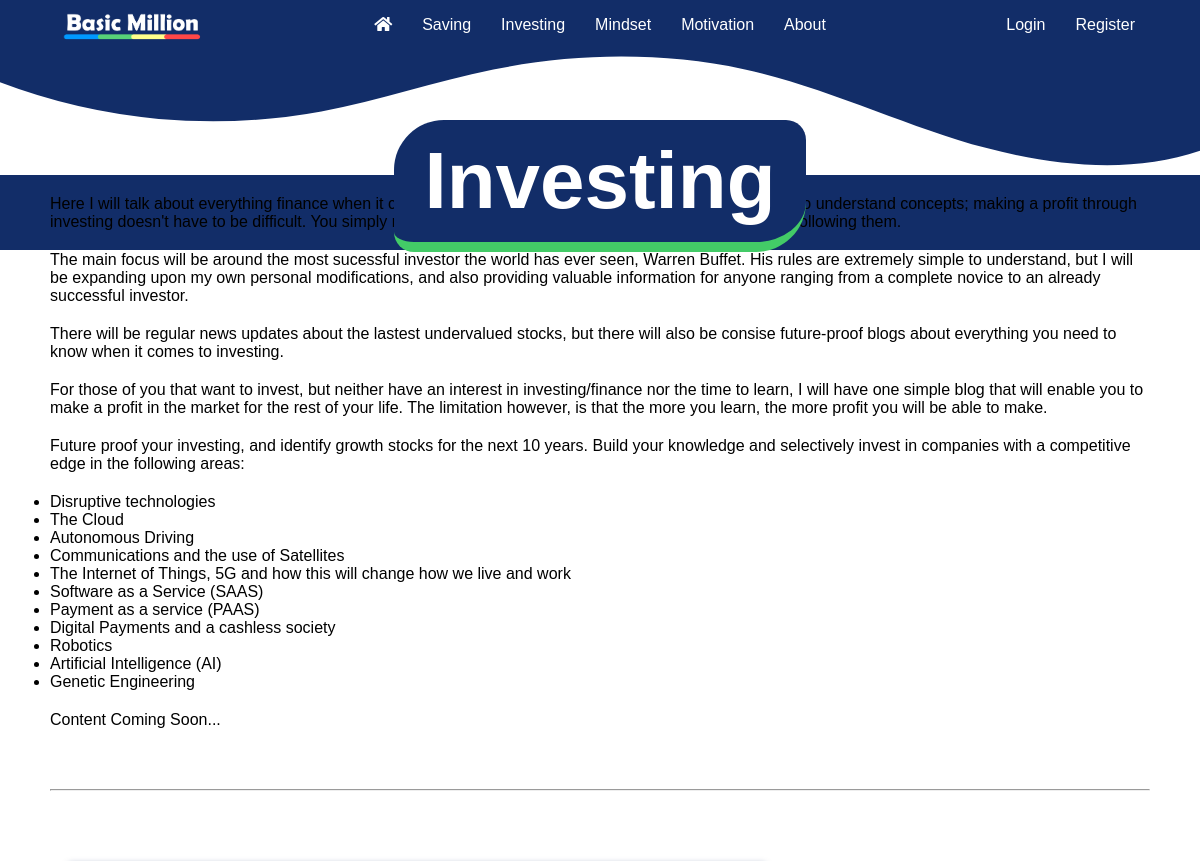
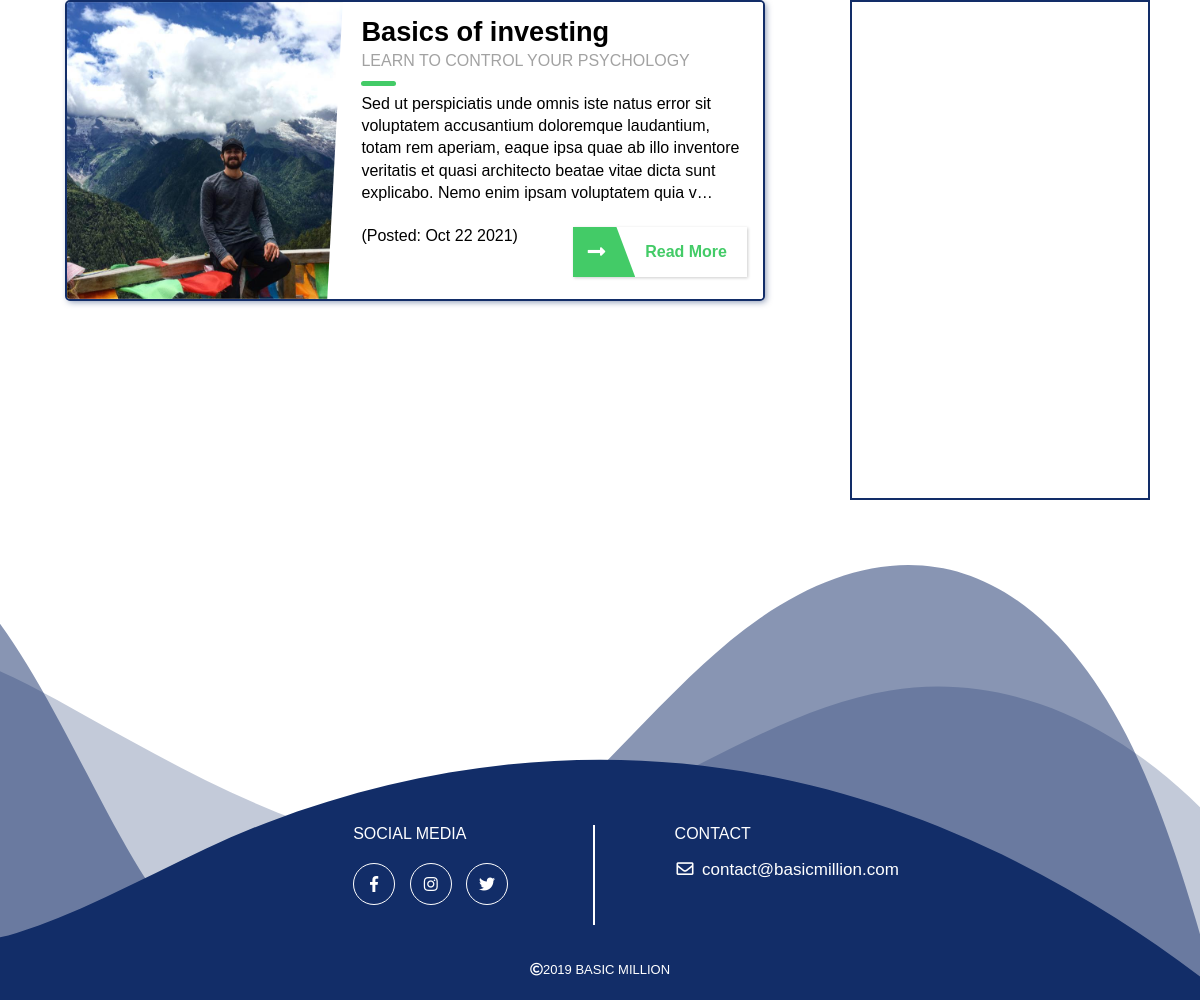
Page /investing/ on the committed database (2 pictures, top to bottom).
### blog/models.py (models this page shows, shortened)
class Post(models.Model):
    header_image = models.ImageField(upload_to='post_images/', null=True, blank=True)
    category = models.ForeignKey(Category, on_delete=models.CASCADE)
    title = models.CharField(max_length=100, default='')
    sub_title = models.CharField(max_length=100, default='')
    slug = models.SlugField(max_length=250, unique=True)
    content = models.TextField()
    seo_title = models.CharField(max_length=250)
    seo_description = models.CharField(max_length=160)
    datetime_posted = models.DateTimeField(default=timezone.now)
    author = models.ForeignKey(User, on_delete=models.CASCADE)
    def date_posted(self):
        return self.datetime_posted.strftime('%b %d %Y')

### blog/views.py (the view)
# urls.py: path('investing/', views.investing, name='blog-investing'),
def investing(request):
    investing_posts = Post.objects.filter(category=2)
    context = {
        'posts': Post.objects.all(),
        'title': 'Investing',
        'investing_posts': investing_posts,
    }
    return render(request, 'blog/investing.html', context)

### blog/templates/blog/investing.html
{% extends "blog/base.html" %}
{% block content %}
<div class="title-container">
  <div class="title" id="investing-title">
    <span>{{ title }}</span>
  </div>
</div>
<div class="intro">
  <p>
    Here I will talk about everything finance when it comes to the market.
    All jargon will be replaced with easy to understand concepts; making a
    profit through investing doesn't have to be difficult. You simply need a
    set of rules, and then an unwavering discipline in following them.
  </p>
  <p>
    The main focus will be around the most sucessful investor the world has
    ever seen, Warren Buffet. His rules are extremely simple to understand,
    but I will be expanding upon my own personal modifications, and also providing
    valuable information for anyone ranging from a complete novice to
    an already successful investor.
  </p>
  <p>
    There will be regular news updates about the lastest undervalued stocks,
    but there will also be consise future-proof blogs about everything you
    need to know when it comes to investing.
  </p>
  <p>
    For those of you that want to invest, but neither have an interest in
    investing/finance nor the time to learn, I will have one simple blog
    that will enable you to make a profit in the market for the rest of your
    life. The limitation however, is that the more you learn, the more profit you
    will be able to make.
  </p>
  <p>
    Future proof your investing, and identify growth stocks for the next 10
    years. Build your knowledge and selectively invest in companies with a
    competitive edge in the following areas:
    <ul>
      <li>Disruptive technologies</li>
      <li>The Cloud</li>
      <li>Autonomous Driving</li>
      <li>Communications and the use of Satellites</li>
      <li>The Internet of Things, 5G and how this will change how we live and work</li>
      <li>Software as a Service (SAAS)</li>
      <li>Payment as a service (PAAS)</li>
      <li>Digital Payments and a cashless society</li>
      <li>Robotics</li>
      <li>Artificial Intelligence (AI)</li>
      <li>Genetic Engineering</li>
    </ul>
  </p>
  <p>
    Content Coming Soon...
  </p>
  <hr class="line-sep">
</div>
<div class="blog-cards-container" id="investing-postcard-colors">
  {% for post in investing_posts %}
    {% include 'blog/postcard.html' %}
  {% endfor %}
</div>
<div class="sidebar"></div>
{% endblock content %}

### blog/templates/blog/postcard.html
{% block postcard %}
{% if forloop.counter|divisibleby:2 %}
<div class="blog-card alt-card">
	<div class="meta">
		<div class="photo" style="background-image: url('{{ post.header_image.url }}')"></div>
	</div>
	<div class="description">
		<h1>{{ post.title|truncatechars:50 }}</h1>
		<h2>{{ post.sub_title|truncatechars:50 }}</h2>
		<p>{{ post.content|truncatechars:250 }}</p>
		<div class="postcard-date">(Posted: {{ post.date_posted }})</div>
		<div class="read-more">
			<a href="#" class="btn btn--with-icon"><i class="fas fa-long-arrow-alt-right"></i>Read More</a>
		</div>
	</div>
</div>
{% else %}
<div class="blog-card">
	<div class="meta">
		<div class="photo" style="background-image: url('{{ post.header_image.url }}')"></div>
	</div>
	<div class="description">
		<h1>{{ post.title|truncatechars:50 }}</h1>
		<h2>{{ post.sub_title|truncatechars:50 }}</h2>
		<p> {{ post.content|truncatechars:250 }}</p>
		<div class="postcard-date">(Posted: {{ post.date_posted }})</div>
		<div class="read-more">
			<a href="#" class="btn btn--with-icon"><i class="fas fa-long-arrow-alt-right"></i>Read More</a>
		</div>
	</div>
</div>
{% endif %}
{% endblock %}

### rows in the picture
Post: header_image (picture), title "Basics of investing", sub_title "LEARN TO CONTROL YOUR PSYCHOLOGY", content "Sed ut perspiciatis unde omnis iste natus error sit voluptatem accusantium doloremque laudantium, totam rem aperiam, eaque ipsa quae ab illo inventore veritatis et quasi architecto beatae vitae dicta sunt explicabo. Nemo enim ipsam voluptatem quia v…", date_posted "Oct 22 2021"

### other values in the picture
{{ title }} "Investing"
